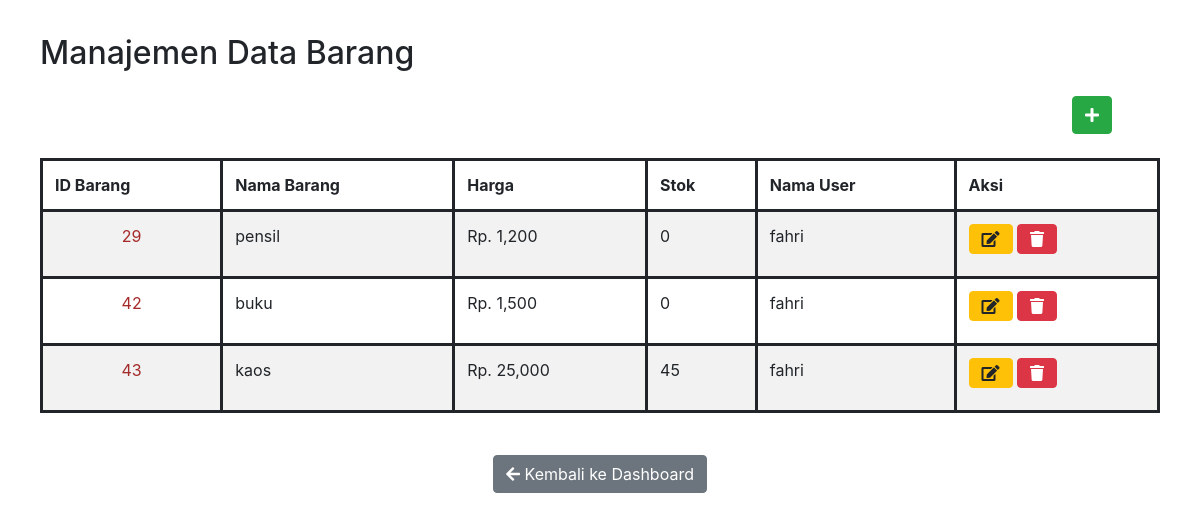
/mdb.php (signed in), run on the app's committed database.
### tables this page shows
CREATE TABLE `barang` (
  `id_barang` int(11) NOT NULL,
  `nama_barang` varchar(100) DEFAULT NULL,
  `harga_barang` int(11) DEFAULT NULL,
  `stok` int(11) DEFAULT NULL,
  `id_users` int(11) DEFAULT NULL
);

CREATE TABLE `users` (
  `id_users` int(11) NOT NULL,
  `username` varchar(50) NOT NULL,
  `password` varchar(255) NOT NULL,
  `nama_lengkap` varchar(100) DEFAULT NULL,
  `jenis_kelamin` enum('Laki - Laki','Perempuan','','') NOT NULL,
  `jabatan` varchar(50) DEFAULT NULL
);

### mdb.php (the view, shortened to what this page needs)
<!DOCTYPE html>
<html>
<head>
    <link rel="stylesheet" href="https://stackpath.bootstrapcdn.com/bootstrap/4.5.0/css/bootstrap.min.css">
    <link rel="stylesheet" href="https://cdnjs.cloudflare.com/ajax/libs/font-awesome/5.15.3/css/all.min.css">
</head>
<body>
<div class="container">
    <h2 class="mt-4 mb-4">Manajemen Data Barang</h2>
    <button class="btn btn-success mb-4 float-right mr-5" data-toggle="modal" data-target="#addBarangModal">
        <i class="fas fa-plus"></i>
    </button>
    <table class="table table-striped">
        <thead>
        <tr>
            <th>ID Barang</th>
            <th>Nama Barang</th>
            <th>Harga</th>
            <th>Stok</th>
            <th>Nama User</th>
            <th>Aksi</th>
        </tr>
        </thead>
        <tbody>
        <?php
        include 'db.php';
        $sql = "SELECT barang.id_barang, barang.nama_barang, barang.harga_barang, barang.stok, users.nama_lengkap FROM barang JOIN users ON barang.id_users = users.id_users";
        $result = $conn->query($sql);
        while ($row = $result->fetch_assoc()) {
            echo "<tr>";
            echo "<td><p class='myid'>" . $row['id_barang'] . "</p></td>";
            echo "<td>" . $row['nama_barang'] . "</td>";
            $harga_formatted = "Rp. " . rtrim(rtrim(number_format($row['harga_barang'], 2, '.', ','), '0'), '.');
            echo "<td>" . $harga_formatted . "</td>";
            echo "<td>" . $row['stok'] . "</td>";
            echo "<td>" . $row['nama_lengkap'] . "</td>";
            echo "<td>
                    <button class='btn btn-warning fas fa-edit' data-toggle='modal' data-target='#editModal' data-id='" . $row['id_barang'] . "'></button>
                    <button class='btn btn-danger fas fa-trash' data-toggle='modal' data-target='#deleteModal' data-id='" . $row['id_barang'] . "'></button>
                  </td>";
            echo "</tr>";
        }
        ?>
        </tbody>
    </table>
</div>
<div class="text-center mt-3">
    <a href="dashboard.php" class="btn btn-secondary"><i class="fas fa-arrow-left"></i> Kembali ke Dashboard</a>
</div>
</body>
</html>

### mdb.php (style rules this page uses)
body { background-image: url('bg.jpg'); background-size: cover; background-position: center; }
.container { background-color: white; border-radius: 10px; padding: 10px; }
table, thead, td, th { border: 3px solid; }
.myid { color: brown; text-align: center; }

### data on the page
barang: id_barang "29", nama_barang "pensil", harga_barang "Rp. 1,200", stok "0", id_users.nama_lengkap "fahri"
barang: id_barang "42", nama_barang "buku", harga_barang "Rp. 1,500", stok "0", id_users.nama_lengkap "fahri"
barang: id_barang "43", nama_barang "kaos", harga_barang "Rp. 25,000", stok "45", id_users.nama_lengkap "fahri"
